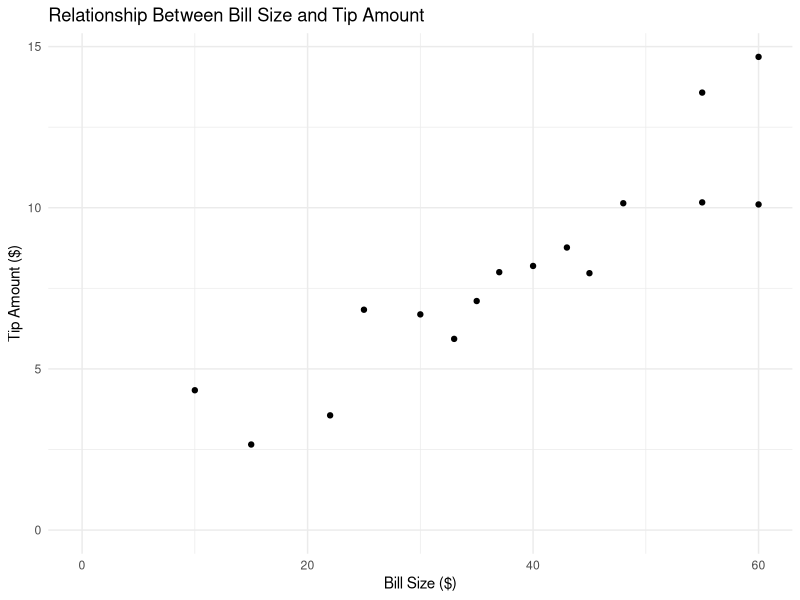

Generate this figure with R:
# Load necessary library
library(ggplot2)

# Define Bill Size data
Bill_Size <- c(22, 15, 10, 35, 40, 55, 30, 60, 45, 33, 25, 48, 37, 43, 55, 60)

# Define Tip based on a beta (slope) of 0.2 and add random noise
set.seed(123)  # For reproducibility
Tip <- 0.2 * Bill_Size + rnorm(length(Bill_Size), mean = 0, sd = 1.5)  # Adding noise to simulate real data

# Combine into a data frame
data <- data.frame(Bill_Size = Bill_Size, Tip = Tip)

# calc mean
mean(data$Bill_Size)
mean(data$Tip)

# Create scatter plot
ggplot(data, aes(x = Bill_Size, y = Tip)) +
  geom_point() +
  labs(title = "Relationship Between Bill Size and Tip Amount",
       x = "Bill Size ($)",
       y = "Tip Amount ($)") +
  coord_cartesian(xlim = c(0, NA), ylim = c(0, NA)) +  # show 0 on both axes
  theme_minimal()

# linear model
lm <- lm(Bill_Size ~ Tip)